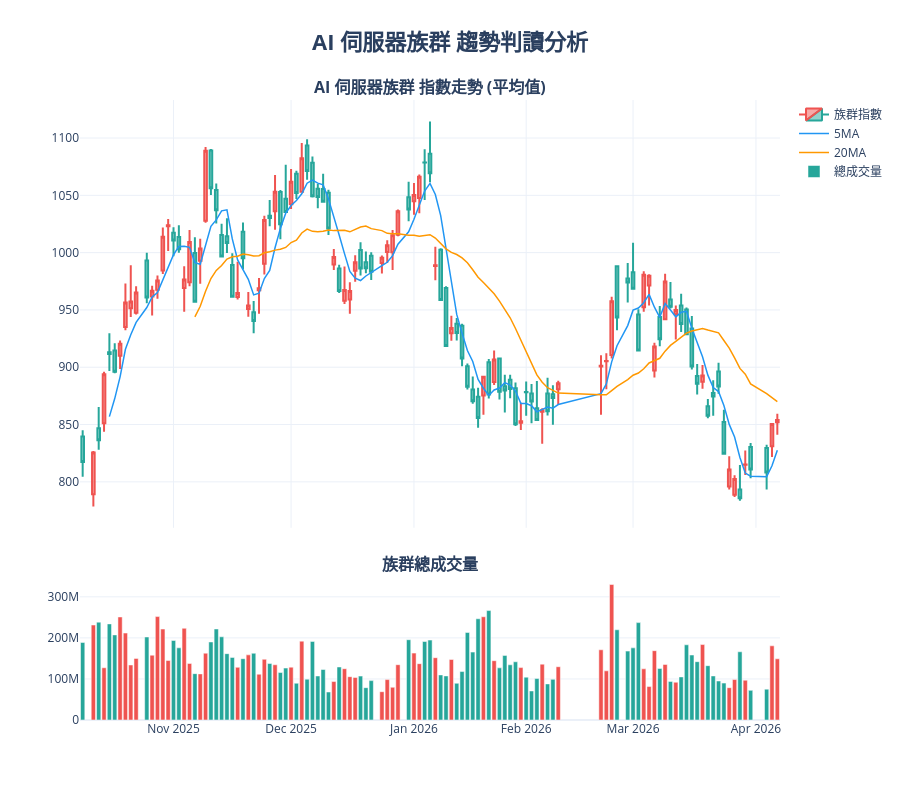
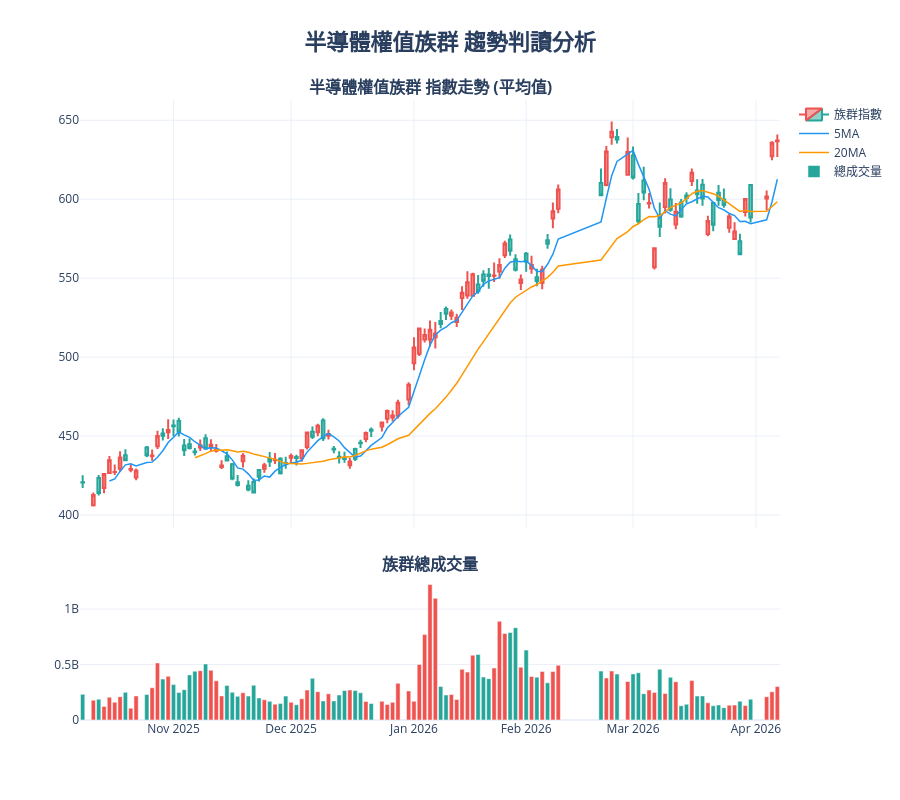
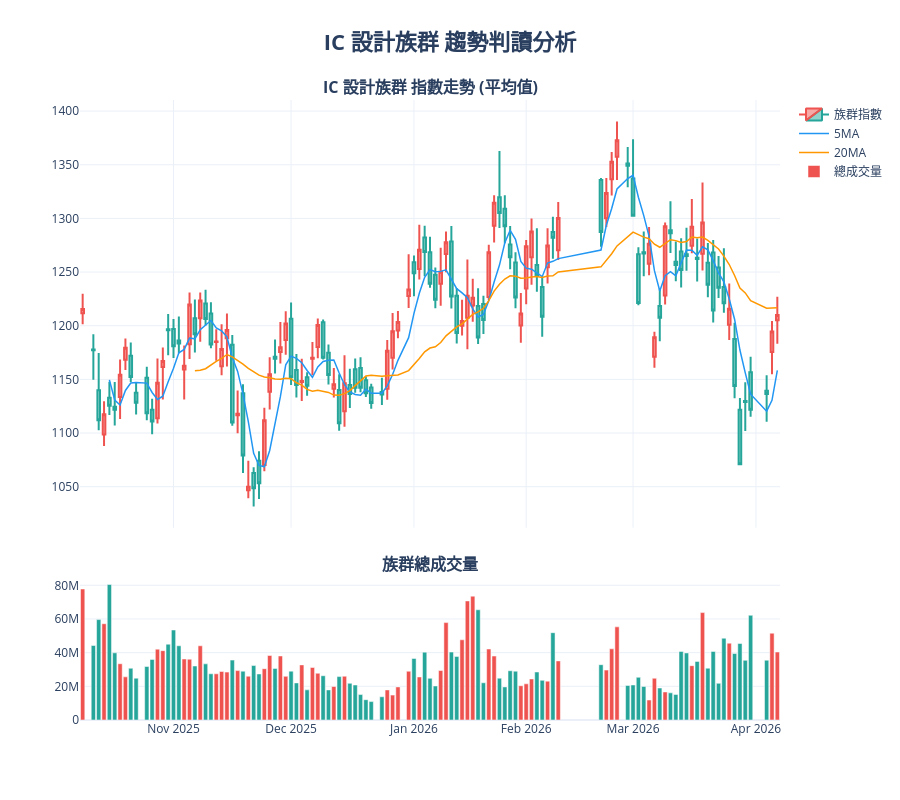

The cell these charts' notebook holds for them, in order:
### Code cell
# 1. 定義族群清單
stock_groups = {
    "AI 伺服器族群": ["2382.TW", "2317.TW", "3231.TW", "6669.TW", "2356.TW"], # 廣達、鴻海、緯創、緯穎、英業達
    "半導體權值族群": ["2330.TW", "3711.TW", "2303.TW", "2337.TW"], # 台積電、日月光、聯電、旺宏
    "IC 設計族群": ["2454.TW", "3661.TW", "3034.TW", "2379.TW", "8046.TW"]    # 聯發科、世芯-KY、聯詠、瑞昱、南電
}

def plot_sector_index_k_line(group_name, tickers, period="6mo"):
    all_data = []
    print(f"正在抓取並計算 {group_name} 數據...")

    for ticker in tickers:
        # VS Code 環境中建議 auto_adjust=True 避免欄位名稱混亂
        df = yf.download(ticker, period=period, auto_adjust=True, progress=False)
        
        # 處理 yfinance 可能回傳的 MultiIndex 欄位
        if isinstance(df.columns, pd.MultiIndex):
            df.columns = df.columns.get_level_values(0)
            
        if not df.empty:
            all_data.append(df[['Open', 'High', 'Low', 'Close', 'Volume']])

    if not all_data:
        print(f"無法抓取 {group_name} 的數據。")
        return

    # 計算族群指數（取平均值）
    group_df = pd.concat(all_data).groupby(level=0).mean()
    # 總成交量則取總和
    group_df['Volume'] = pd.concat([d['Volume'] for d in all_data], axis=1).sum(axis=1)

    # 計算均線
    group_df['MA5'] = group_df['Close'].rolling(window=5).mean()
    group_df['MA20'] = group_df['Close'].rolling(window=20).mean()

    # 2. 建立繪圖
    fig = make_subplots(
        rows=2, cols=1, shared_xaxes=True,
        vertical_spacing=0.08,
        subplot_titles=(f'<b>{group_name} 指數走勢 (平均值)</b>', '<b>族群總成交量</b>'),
        row_heights=[0.75, 0.25]
    )

    # K線圖
    fig.add_trace(go.Candlestick(
        x=group_df.index, open=group_df['Open'], high=group_df['High'],
        low=group_df['Low'], close=group_df['Close'], name='族群指數',
        increasing_line_color='#ef5350', decreasing_line_color='#26a69a'
    ), row=1, col=1)

    # 均線
    fig.add_trace(go.Scatter(x=group_df.index, y=group_df['MA5'], line=dict(color='#2196F3', width=1.5), name='5MA'), row=1, col=1)
    fig.add_trace(go.Scatter(x=group_df.index, y=group_df['MA20'], line=dict(color='#FF9800', width=1.5), name='20MA'), row=1, col=1)

    # 成交量
    vol_colors = ['#ef5350' if group_df['Close'].iloc[i] >= group_df['Open'].iloc[i] else '#26a69a' for i in range(len(group_df))]
    fig.add_trace(go.Bar(x=group_df.index, y=group_df['Volume'], name='總成交量', marker_color=vol_colors), row=2, col=1)

    # 佈局設定
    fig.update_layout(
        title={'text': f"<b>{group_name} 趨勢判讀分析</b>", 'x':0.5, 'font':{'size':22}},
        xaxis_rangeslider_visible=False,
        height=800,
        template='plotly_white',
        hovermode='x unified'
    )

    # 排除週末空窗期
    fig.update_xaxes(rangebreaks=[dict(bounds=["sat", "mon"])])
    
    # 在 VS Code 中這會開啟瀏覽器顯示圖表
    fig.show()

# 3. 執行迴圈
if __name__ == "__main__":
    for group, tickers in stock_groups.items():
        plot_sector_index_k_line(group, tickers)
